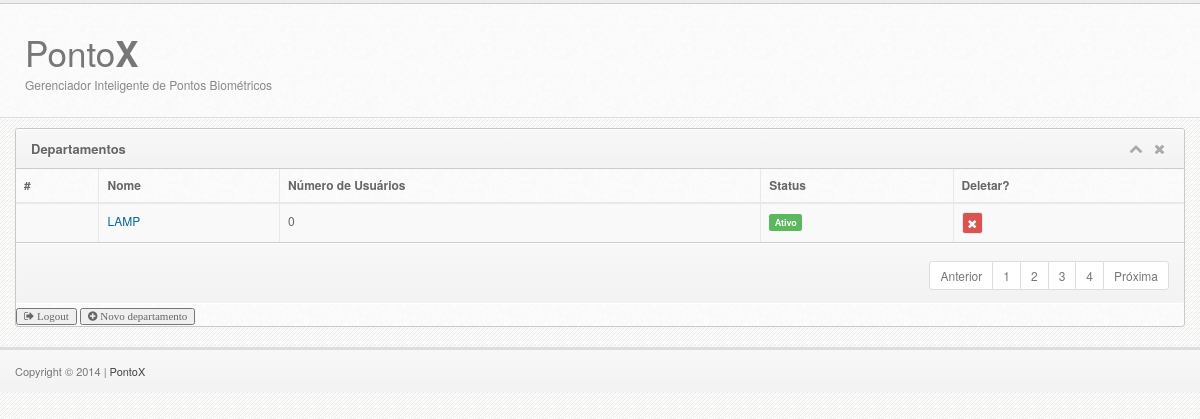
/index/ (signed in), run on an earlier commit of the app's database.
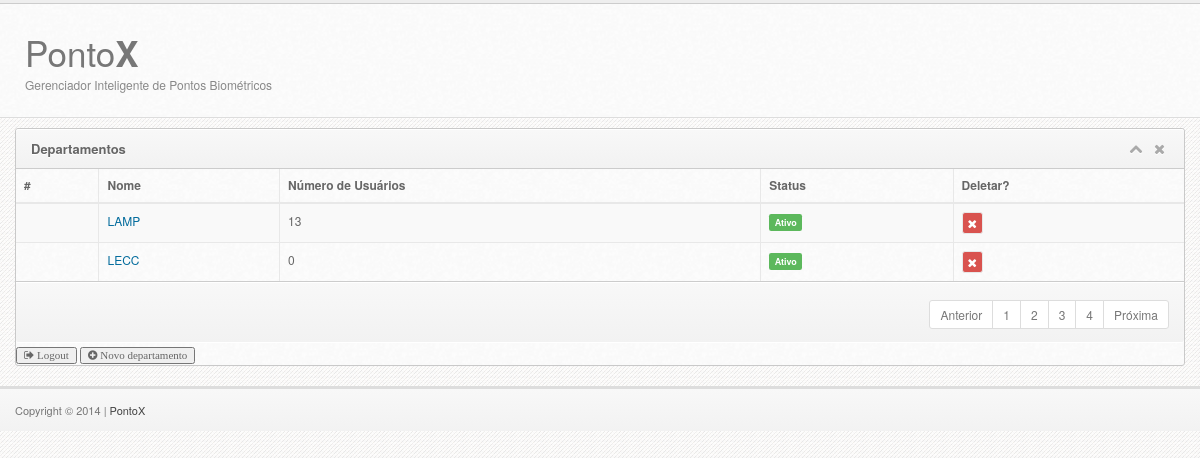
And on a later commit of the database.
### core/models.py (models this page shows, shortened)
class Departamento(models.Model):
    nome = models.CharField(max_length=80)

### core/views.py (the view)
# urls.py: url(r'^index/$', 'index', name='index'),
@login_required
def index(request):
    departametos = Departamento.objects.all()
    count=range(1,100)[::-1]
    if request.method == 'POST':
        chaveDep = request.POST.get("chaveDep","")
        dep = Departamento.objects.get(pk=chaveDep)
        dep.delete()
        return HttpResponseRedirect(reverse('index'))
    return render(request,'index.html', {'departamentos':departametos, 'count':count})

### templates/index.html (shortened to what this page needs)
{% extends 'base-index.html' %}
{% block matter %}
    <div class="container">
    <div class="row">
              <div class="fa-se"
              <div class="col-md-12">
               <div class="widget">
                <div class="widget-head">
                  <div class="pull-left">Departamentos</div>
                  <div class="widget-icons pull-right">
                    <a href="#" class="wminimize"><i class="fa fa-chevron-up"></i></a>
                    <a href="#" class="wclose"><i class="fa fa-times"></i></a>
                  </div>
                  <div class="clearfix"></div>
                </div>
                  <div class="widget-content">
                    <table class="table table-striped table-bordered table-hover">
                      <thead>
                        <tr>
                          <th>#</th>
                          <th>Nome</th>
                          <th>Número de Usuários</th>
                          <th>Status</th>
                          <th>Deletar?</th>
                        </tr>
                      </thead>
                      <tbody>
                      <form method="post" action=""> {% csrf_token %}
                        {% for d in departamentos %}
                            <tr>
                              <td>{{ count.pop }}</td>
                              <td><a href="/setor/{{ d.id }}">{{ d.nome}}</a></td>
                              <td>{{ d.usuario_set.all.count }}</td>
                              <td><span class="label label-success">Ativo</span></td>
                              <td>
                                <a href="#myModal" class="btn btn-xs btn-danger" data-toggle="modal"><i class="fa fa-times"></i></a>
                              </td>
                        </tr>
                        {% endfor %}
                      </form>
                      </tbody>
                    </table>
                    <div class="widget-foot">
                        <ul class="pagination pagination-sm pull-right">
                          <li><a href="#">Anterior</a></li>
                          <li><a href="#">1</a></li>
                          <li><a href="#">2</a></li>
                          <li><a href="#">3</a></li>
                          <li><a href="#">4</a></li>
                          <li><a href="#">Próxima</a></li>
                        </ul>
                      <div class="clearfix"></div>
                    </div>
                  </div>
                    <button class="fa fa-sign-out" onclick="location.href='{% url 'logout' %}'"> Logout</button>
                    <button class="fa fa-plus-circle" onclick="location.href='{% url 'cadDepartamento' %}'"> Novo departamento</button>
                </div>
              </div>
            </div>
    </div>
{% endblock %}

### templates/base-index.html (shortened to what this page needs)
{% extends 'base.html' %}
{% block head %}
  <header>
    <div class="container">
      <div class="row">
        <div class="col-md-4">
          <div class="logo">
            <h1><a href="#">Ponto<span class="bold">X</span></a></h1>
            <p class="meta">Gerenciador Inteligente de Pontos Biométricos</p>
          </div>
        </div>
      </div>
    </div>
  </header>
{% endblock %}
{% block css %}
  <link href="{{ STATIC_URL }}css/bootstrap.min.css" rel="stylesheet">
  <link rel="stylesheet" href="{{ STATIC_URL }}css/font-awesome.min.css">
  <link rel="stylesheet" href="{{ STATIC_URL }}css/jquery-ui.css">
  <link rel="stylesheet" href="{{ STATIC_URL }}css/fullcalendar.css">
  <link rel="stylesheet" href="{{ STATIC_URL }}css/prettyPhoto.css">
  <link rel="stylesheet" href="{{ STATIC_URL }}css/rateit.css">
  <link rel="stylesheet" href="{{ STATIC_URL }}css/bootstrap-datetimepicker.min.css">
  <link rel="stylesheet" href="{{ STATIC_URL }}css/jquery.cleditor.css">
  <link rel="stylesheet" href="{{ STATIC_URL }}css/jquery.dataTables.css">
  <link rel="stylesheet" href="{{ STATIC_URL }}css/jquery.onoff.css">
  <link href="{{ STATIC_URL }}css/style.index.css" rel="stylesheet">
  <link href="{{ STATIC_URL }}css/widgets.css" rel="stylesheet">
{% endblock %}
{% block footer%}
<footer>
  <div class="container">
    <div class="row">
      <div class="col-md-12">
            <p class="copy">Copyright &copy; 2014 | <a href="{% url 'index' %}">PontoX</a> </p>
      </div>
    </div>
  </div>
</footer>
{% endblock %}

### templates/base.html (shortened to what this page needs)
<!DOCTYPE html>
<html>
<head>
    {% block css %}{% endblock %}
    {% block head %}{% endblock %}
</head>
<body>
    {% block matter %}{% endblock %}
    {% block footer %}{% endblock %}
</body>
</html>

### static/css/style.index.css (style rules this page uses)
body { font-size: 12px; line-height: 22px; color: #666; border-top: 3px solid #eee; background:#343434 url("../img/back.png") repeat; -webkit-font-smoothing: antialiased; }
h1,h2,h3,h4,h5,h6 { padding: 2px 0px; margin: 2px 0px; color: #777; }
p { padding: 0px; margin:0px; }
a { color: #026b9c; }
.bold { font-weight: bold; }
button { font-size: 11px; }
form { margin: 0px; }
header { border-top: 1px solid #ccc; padding: 25px 0px 15px 0px; background: #fafafa url("../img/cream.png") repeat; border-bottom: 1px solid #ddd; }
header .container { width:100%; max-width: 100%; }
header .logo { margin-top: 0px; margin-bottom: 10px; padding-left: 10px; }
header .logo h1 a, header .logo h1 a:visited, header .logo h1 a:hover { font-size: 35px; color: #777; text-decoration: none; font-weight: normal; }
header .logo .meta { color: #888; line-height: 15px; padding: 0px; margin: 0px; }
.pagination { margin: 10px 0px 5px 0px; }
.widget { border: 1px solid #c9c9c9; border-radius: 3px; margin-top: 10px; margin-bottom: 20px; background: #fafafa url('../img/cream.png') repeat; }
.widget .table * { border-color:#e8e8e8 !important; }
.widget .table.table-bordered { margin-bottom:0px; border:0px; }
.widget .table.table-bordered tr th { border-top:0px; border-left:0px; }
.widget .table.table-bordered tr th:last-child { border-right:0px; }
.widget .table.table-bordered tr:last-child td { border-bottom:0px; }
.widget .table.table-bordered td { border-right:1px solid #ddd; }
.widget .table.table-bordered tr td:first-child { border-left:0px; }
.widget .table.table-bordered td:last-child { border-right:0px; }
.widget .widget-head,.modal-header { background-color: #f8f8f8; background: -webkit-gradient(linear, left top, left bottom, from(#f8f8f8), to(#f2f2f2)); background: -webkit-linear-gradient(top, #f8f8f8, #f2f2f2); background: -moz-linear-gradient(top, #f8f8f8, #f2f2f2); background: -ms-linear-gradient(top, #f8f8f8, #f2f2f2); background: -o-linear-gradient(top, #f8f8f8, #f2f2f2); background: linear-gradient(top, #f8f8f8, #f2f2f2); border-top-right-radius: 3px; border-top-left-radius: 3px; text-shadow:0px 1px #fff; border-bottom: 1px solid #ccc; border-top: 1px solid #fff; color: #666; font-size: 13px; font-weight: bold; padding: 8px 15px; }
.widget .widget-head .widget-icons i { font-size: 14px; margin: 0px 4px; }
.widget .widget-head .widget-icons a { color: #aaa; }
.widget .widget-foot, .modal-footer { background-color: #f8f8f8; background: -webkit-gradient(linear, left top, left bottom, from(#f8f8f8), to(#f2f2f2)); background: -webkit-linear-gradient(top, #f8f8f8, #f2f2f2); background: -moz-linear-gradient(top, #f8f8f8, #f2f2f2); background: -ms-linear-gradient(top, #f8f8f8, #f2f2f2); background: -o-linear-gradient(top, #f8f8f8, #f2f2f2); background: linear-gradient(top, #f8f8f8, #f2f2f2); border-bottom-right-radius: 3px; border-bottom-left-radius: 3px; text-shadow:0px 1px #fff; border-bottom: 1px solid #fff; border-top: 1px solid #ccc; padding: 8px 15px; font-size: 12px; color: #555; box-shadow: inset 0px 1px 1px #fff; }
.pagination li a { color:#777; }
footer { background-color: #f8f8f8; background: -webkit-gradient(linear, left top, left bottom, from(#f8f8f8), to(#f2f2f2)); background: -webkit-linear-gradient(top, #f8f8f8, #f2f2f2); background: -moz-linear-gradient(top, #f8f8f8, #f2f2f2); background: -ms-linear-gradient(top, #f8f8f8, #f2f2f2); background: -o-linear-gradient(top, #f8f8f8, #f2f2f2); background: linear-gradient(top, #f8f8f8, #f2f2f2); padding:10px 0px; color: #777; font-size: 12px; border-top: 3px solid #ddd; }
footer .container { width:100%; max-width:100% !important; }
footer a, footer a:visited { color: #444; }
footer .copy { font-size: 11px; }

What changed in the data, as far as the page shows it:
computed for Departamento "LAMP": usuario_set.all.count "0" → "13"
added Departamento: nome "LECC", usuario_set.all.count "0"
